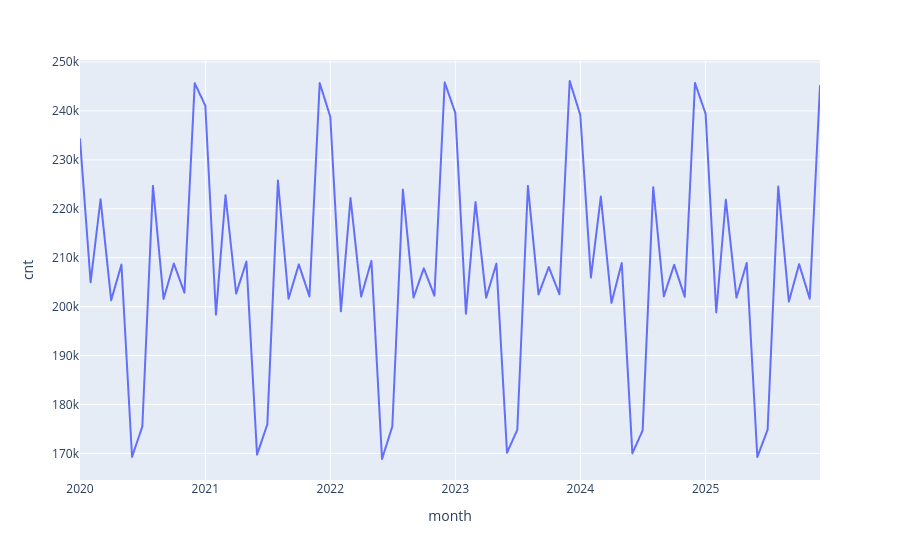

Notebook cell for this chart:
### Markdown cell above
## Общее количество заказов по месяцам

### Code cell
df = duckdb.query(
    """
    SELECT
        date_trunc('month', order_date) AS month,
        count(amount) AS cnt
    FROM
        orders
    WHERE
        1=1
    GROUP BY 1 
    ORDER BY 1
    """
).df()

fig = px.scatter(
    df, 
    x='month', 
    y='cnt', 
    render_mode='webgl'
)
fig.update_traces(mode='lines')

fig.show()
